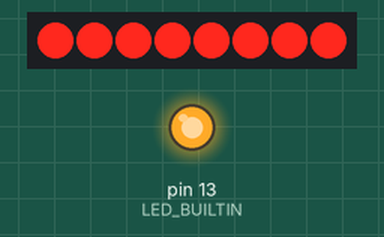
Recording of a sketch running on a simulated Arduino Uno, built with avr-gcc and run on an emulated ATmega328P. On the bench: 8 port-expander outputs drawn as a row of LEDs (first output left, lit = HIGH), output pins drawn as LEDs (lit = HIGH). Wiring (inferred from the names in the program): MCP23008 port expander at I2C address 0x20. Wiring (inferred from the signals the program sends): row of LEDs: on Q0, Q1, Q2, Q3, Q4, Q5, Q6, Q7.

Above: at 0.5 s.
At 3.5 s:
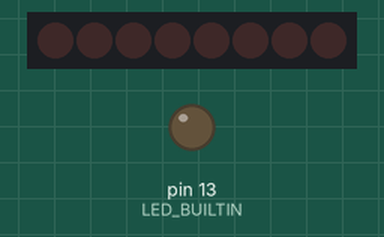
Timing chart, 0 to 4.6 s (numbered marks = the images above):
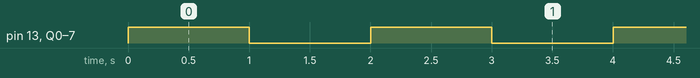

The sketch:

BlinkMCP23008.ino
```cpp
#include <Wire.h>

/*
  Blink
  Turns on an LED on for one second, then off for one second, repeatedly,
  using the I2C controlled IO expander MCP23008.

 */

// The off-board leds are controlled with transistors set
// using the following digital pins.

#define LEDCOUNT  4
int ledPins[LEDCOUNT] = {9, 10, 11, 12};

#define ioExtenderAddress 0x20

#define ioExtenderRegisterCount 11

byte ioExtenderRegisterSetup[ioExtenderRegisterCount] = {
  0,  // 00 IODIR   All pins are outputs
  0,  // 01 IPOL    All pins used as inputs have normal polarity
  0,  // 02 GPINTEN None of the pins are used for interrupt on change
  0,  // 03 DEFVAL  Default comparison values not needed
  0,  // 04 INTCON  Comparison type not needed
  0,  // 05 IOCON   Sequential op enabled (ie, register pointer increments)
  0,  // 06 GPPU    Pull-up resistors not used for output pins
  0,  // 07 INTF    Interrupt flags (Read only)
  0,  // 08 INTCAP  Interrupt data capture (Read only)
  0,  // 09 GPIO    Clear all the output pins and thus the output latch bits
  0   // 0A OLAT    Clear all the output latch bits and thus the output pins
};
#define GPIO 0x9
#define OLAT 0xA

// the setup routine runs once when you press reset:

void setup() {

  // Establish the connection to the io extender

  Wire.begin();         // Join the bus as master

  Wire.beginTransmission(ioExtenderAddress);
  Wire.write((byte)0x00);                                           // register addressing starts at 0
  Wire.write(ioExtenderRegisterSetup, ioExtenderRegisterCount);     // sends one byte for each device register
  Wire.endTransmission();    // stop transmitting

  // initialize the digital pins as outputs

  pinMode(LED_BUILTIN, OUTPUT);

}

// the loop routine runs over and over again forever:

void loop() {
  digitalWrite(LED_BUILTIN, HIGH);

  Wire.beginTransmission(ioExtenderAddress);
  Wire.write((byte)OLAT);     // output pins
  Wire.write((byte)0xFF);     // set
  Wire.endTransmission();

  delay(1000);                // wait for a second

  digitalWrite(LED_BUILTIN, LOW);

  Wire.beginTransmission(ioExtenderAddress);
  Wire.write((byte)OLAT);     // output pins
  Wire.write((byte)0x00);     // clear
  Wire.endTransmission();

  delay(1000);                // wait for a second
}
```

Measured:
- by itself, pin 13 (LED_BUILTIN), Q0–7: alternates HIGH for 1.0 s and LOW for 1.0 s
